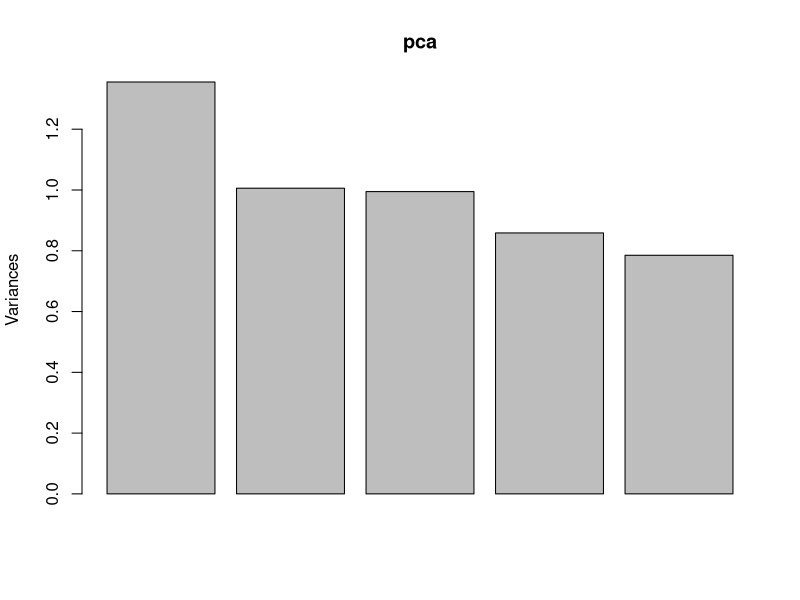
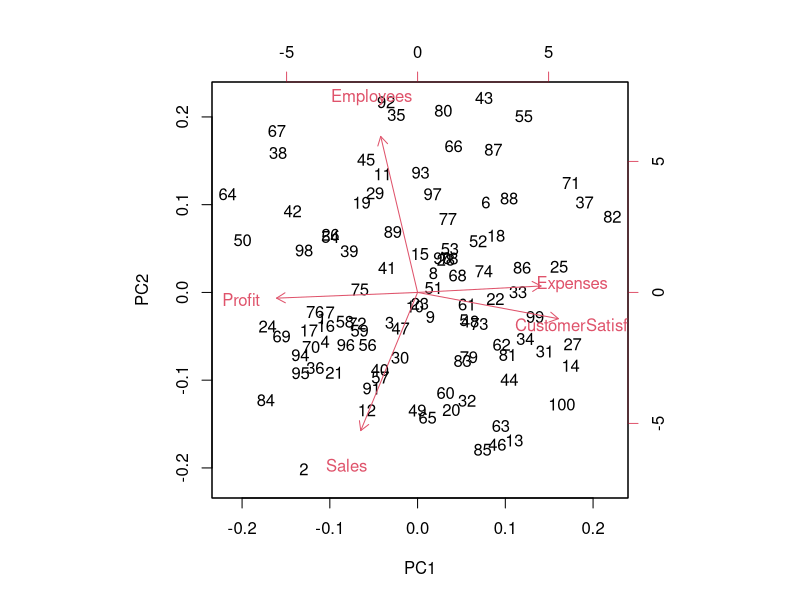

Generate these figures, in order, with R:
library(tidyverse)
# Generate example data
set.seed(42)
n_obs <- 100
n_vars <- 5
data <- data.frame(
  Sales = runif(n_obs, min = 1000, max = 5000),
  Expenses = runif(n_obs, min = 500, max = 2000),
  Profit = runif(n_obs, min = 300, max = 1500),
  Employees = sample(180:200, n_obs, replace = TRUE),
  CustomerSatisfaction = runif(n_obs, min = 1, max = 10)
)

# Standardize the Data
scaled_data <- scale(data)

# Perform PCA
pca <- prcomp(scaled_data, center = TRUE, scale. = TRUE)

# Explore Principal Components
summary(pca)

# Analyze Component Loadings
loadings <- pca$rotation

# Scree plot
plot(pca)

# Biplot
biplot(pca)
